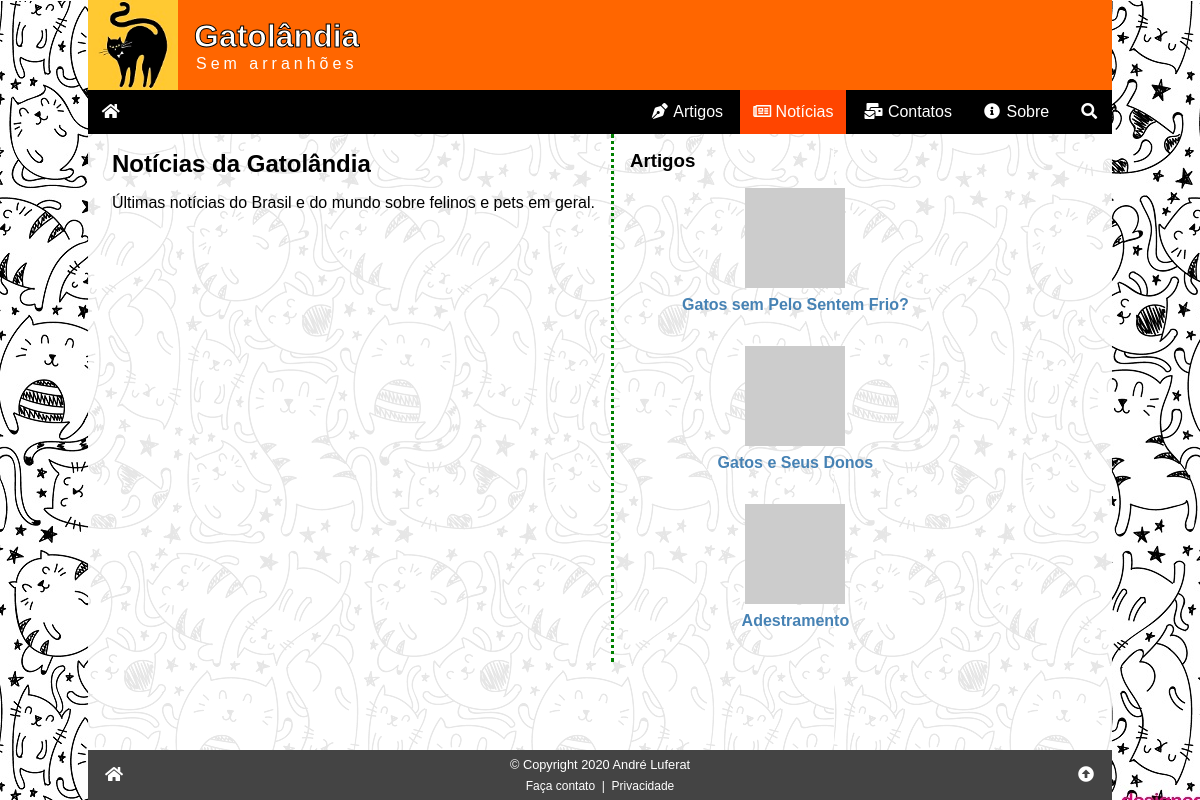
/noticias.php, run on the app's committed database.
### tables this page shows
CREATE TABLE artigos (
    id_artigo INT PRIMARY KEY NOT NULL AUTO_INCREMENT,
    data TIMESTAMP DEFAULT CURRENT_TIMESTAMP,
    titulo VARCHAR(255) NOT NULL,
    imagem VARCHAR(255) COMMENT 'URL da imagem - thumbnail',
    resumo VARCHAR(255) NOT NULL COMMENT 'Resumo do artigo',
    texto LONGTEXT NOT NULL COMMENT 'Texto (HTML) do artigo completo',
    autor_id INT NOT NULL,
    campo1 TEXT COMMENT 'Reservado para uso futuro',
    campo2 TEXT COMMENT 'Reservado para uso futuro',
    campo3 TEXT COMMENT 'Reservado para uso futuro',
    status ENUM ('inativo', 'ativo') DEFAULT 'ativo',

     
    FOREIGN KEY (autor_id) REFERENCES autores (id_autor)
);

### noticias.php (the view, shortened to what this page needs)
<?php
require ('_config.php');
$sql = "SELECT id_artigo, imagem, titulo FROM `artigos` WHERE status = 'ativo' ORDER BY RAND() LIMIT 3;";
$res = $conn->query($sql);
$artigos = '';
while ($art = $res->fetch_assoc()) :
    $artigos .= <<<HTML
<div class="art">
<a href="/artigo.php?id={$art['id_artigo']}">
    <img src="{$art['imagem']}" alt="{$art['titulo']}" title="{$art['titulo']}">
    {$art['titulo']}
</a>
</div>
HTML;
endwhile;
$artigos .= '';
require ('_header.php');
?>
<div class="row">
    <div class="col1">
        <h2>Notícias da Gatolândia</h2>
        <p>Últimas notícias do Brasil e do mundo sobre felinos e pets em geral.</p>
    </div>
    <aside class="col2">
        <h3>Artigos</h3>
        <?php echo $artigos ?>
    </aside>
</div>
<?php
require ('_footer.php');
?>

### css/global.css (style rules this page uses)
:root { --tamanho-texto-site: 16px; --tipo-fonte-site: sans-serif; --cor-dos-links: steelblue; --cor-dos-links-em-hover: orangered; --fundo-da-pagina: url('/img/fundo01.jpg') black fixed; }
* { box-sizing: border-box; }
html, body { padding: 0; margin: 0; width: 100%; height: 100%; position: relative; font-size: var(--tamanho-texto-site); font-family: var(--tipo-fonte-site); }
a { color: var(--cor-dos-links); text-decoration: none; }
p, h1, h2, h3, h4, h5 { margin: 1rem 0; }
body { background: var(--fundo-da-pagina); }

### css/noticias.css (style rules this page uses)
.row { display: flex; width: 100%; flex-direction: column; }
.col2 { width: 100%; border-top: 3px dotted green; margin-top: 2rem; margin-bottom: 2rem; }
.art { text-align: center; font-weight: bold; margin-bottom: 2rem; }
.art img { width: 100px; display: block; margin: 1rem auto .5rem auto; }
@media (min-width: 640px) { .row { flex-direction: row; } }
@media (min-width: 640px) { .col1 { padding-right: 1rem; } }
@media (min-width: 640px) { .col2 { width: 350px; padding-left: 1rem; border: 0; margin: 0; border-left: 3px dotted green; } }

### data on the page
artigos: titulo "Gatos sem Pelo Sentem Frio?"
artigos: titulo "Gatos e Seus Donos"
artigos: titulo "Adestramento"
